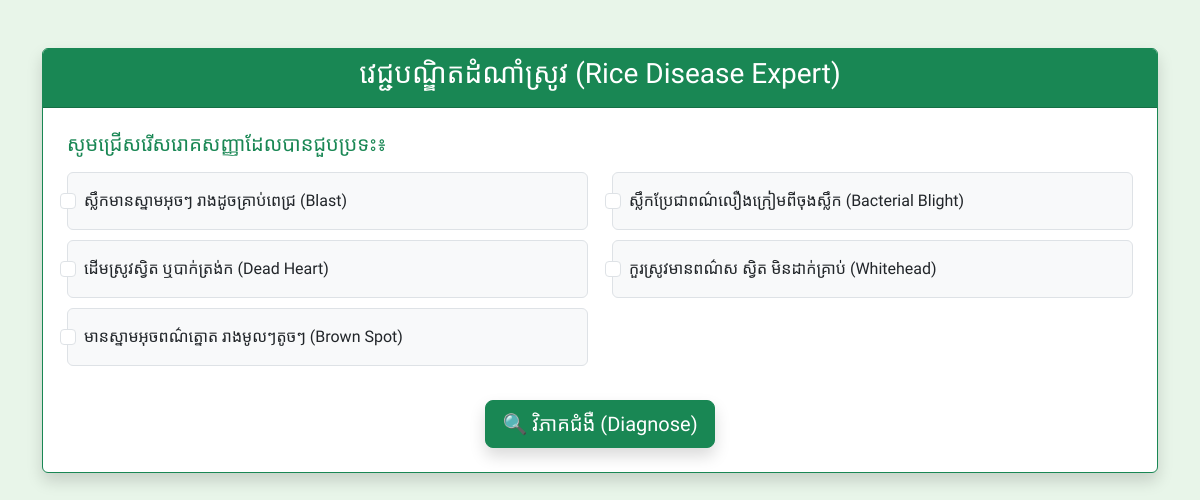
The page / on the database its author committed.
### Project_Expert/app/models/rice_model.py (models this page shows)
class Symptom(db.Model):
    __tablename__ = 'symptoms'
    id = db.Column(db.Integer, primary_key=True)
    text = db.Column(db.String(255), nullable=False)
    rules = db.relationship('Rule', backref='symptom', lazy=True)

### Project_Expert/app/routes/rice_routes.py (the view, shortened to what this page needs)
@rice_bp.route('/', methods=['GET', 'POST'])
def index():
    symptoms = Symptom.query.all()
    return render_template('rice/index.html', symptoms=symptoms)

### Project_Expert/app/templates/rice/index.html (shortened to what this page needs)
<!DOCTYPE html>
<html lang="km">
<head>
    <link href="https://cdn.jsdelivr.net/npm/bootstrap@5.3.0/dist/css/bootstrap.min.css" rel="stylesheet">
</head>
<body>
    <div class="container py-5">
        <div class="card shadow border-success">
            <div class="card-header bg-success text-white text-center">
                <h3>វេជ្ជបណ្ឌិតដំណាំស្រូវ (Rice Disease Expert)</h3>
            </div>
            <div class="card-body p-4">
                <form method="POST">
                    <h5 class="text-success mb-3">សូមជ្រើសរើសរោគសញ្ញាដែលបានជួបប្រទះ៖</h5>
                    <div class="row">
                        {% for sym in symptoms %}
                        <div class="col-md-6 mb-2">
                            <div class="form-check p-3 border rounded bg-light">
                                <input class="form-check-input" type="checkbox" name="symptoms" value="{{ sym.id }}" id="sym{{ sym.id }}">
                                <label class="form-check-label w-100" for="sym{{ sym.id }}">
                                    {{ sym.text }}
                                </label>
                            </div>
                        </div>
                        {% endfor %}
                    </div>
                    <div class="text-center mt-4">
                        <button type="submit" class="btn btn-success btn-lg shadow">🔍 វិភាគជំងឺ (Diagnose)</button>
                    </div>
                </form>
            </div>
        </div>
    </div>
</body>
</html>

### Project_Expert/app/templates/rice/index.html (style rules this page uses)
body { font-family: 'Battambang', cursive; background: #e8f5e9; }

### rows shown on the page
Symptom: text "ស្លឹកមានស្នាមអុចៗ រាងដូចគ្រាប់ពេជ្រ (Blast)"
Symptom: text "ស្លឹកប្រែជាពណ៌លឿងក្រៀមពីចុងស្លឹក (Bacterial Blight)"
Symptom: text "ដើមស្រូវស្វិត ឬបាក់ត្រង់ក (Dead Heart)"
Symptom: text "កួរស្រូវមានពណ៌ស ស្វិត មិនដាក់គ្រាប់ (Whitehead)"
Symptom: text "មានស្នាមអុចពណ៌ត្នោត រាងមូលៗតូចៗ (Brown Spot)"
